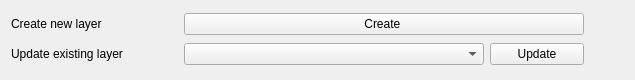
           <widget class="QWidget" name="actionTab" native="true">
            <property name="sizePolicy">
             <sizepolicy hsizetype="Preferred" vsizetype="Preferred">
              <horstretch>0</horstretch>
              <verstretch>0</verstretch>
             </sizepolicy>
            </property>
            <property name="minimumSize">
             <size>
              <width>0</width>
              <height>80</height>
             </size>
            </property>
            <property name="maximumSize">
             <size>
              <width>16777215</width>
              <height>80</height>
             </size>
            </property>
            <property name="focusPolicy">
             <enum>Qt::StrongFocus</enum>
            </property>
            <layout class="QGridLayout" name="gridLayout_7">
             <item row="0" column="0">
              <widget class="QLabel" name="createLayerLabel">
               <property name="sizePolicy">
                <sizepolicy hsizetype="Preferred" vsizetype="Preferred">
                 <horstretch>0</horstretch>
                 <verstretch>0</verstretch>
                </sizepolicy>
               </property>
               <property name="minimumSize">
                <size>
                 <width>167</width>
                 <height>0</height>
                </size>
               </property>
               <property name="maximumSize">
                <size>
                 <width>167</width>
                 <height>16777215</height>
                </size>
               </property>
               <property name="text">
                <string>Create new layer</string>
               </property>
              </widget>
             </item>
             <item row="0" column="1">
              <widget class="QPushButton" name="buttonAddWms">
               <property name="minimumSize">
                <size>
                 <width>400</width>
                 <height>0</height>
                </size>
               </property>
               <property name="maximumSize">
                <size>
                 <width>400</width>
                 <height>16777215</height>
                </size>
               </property>
               <property name="text">
                <string>Create </string>
               </property>
              </widget>
             </item>
             <item row="1" column="0">
              <widget class="QLabel" name="updateLayerLabel">
               <property name="text">
                <string>Update existing layer</string>
               </property>
              </widget>
             </item>
             <item row="1" column="1">
              <layout class="QHBoxLayout" name="horizontalLayout_7">
               <item>
                <widget class="QComboBox" name="qgisLayerList">
                 <property name="minimumSize">
                  <size>
                   <width>300</width>
                   <height>0</height>
                  </size>
                 </property>
                 <property name="maximumSize">
                  <size>
                   <width>300</width>
                   <height>16777215</height>
                  </size>
                 </property>
                </widget>
               </item>
               <item>
                <widget class="QPushButton" name="buttonUpdateWms">
                 <property name="minimumSize">
                  <size>
                   <width>94</width>
                   <height>0</height>
                  </size>
                 </property>
                 <property name="maximumSize">
                  <size>
                   <width>94</width>
                   <height>16777215</height>
                  </size>
                 </property>
                 <property name="text">
                  <string>Update</string>
                 </property>
                </widget>
               </item>
               <item>
                <spacer name="horizontalSpacer_3">
                 <property name="orientation">
                  <enum>Qt::Horizontal</enum>
                 </property>
                 <property name="sizeHint" stdset="0">
                  <size>
                   <width>40</width>
                   <height>20</height>
                  </size>
                 </property>
                </spacer>
               </item>
              </layout>
             </item>
            </layout>
            <zorder>createLayerLabel</zorder>
            <zorder>updateLayerLabel</zorder>
            <zorder>buttonAddWms</zorder>
           </widget>
